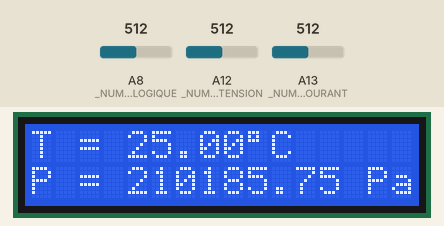
Simulated run of this sketch. Board: Arduino Mega 2560, built with avr-gcc and run on an emulated ATmega2560. Shown: 16×2 character LCD. The inputs (shaded band) are chosen by the test bench; at power-on: A8 (_NUMER0_BROCHE_ANALOGIQUE) = 512, A12 (_NUMER0_BROCHE_ANALOGIQUE_TENSION) = 512, A13 (_NUMER0_BROCHE_ANALOGIQUE_COURANT) = 512. What the sketch prints to the serial monitor is not drawn.

Above: at 1.2 s.
1.3 s: A8 (_NUMER0_BROCHE_ANALOGIQUE) set to 716
At 5.5 s:
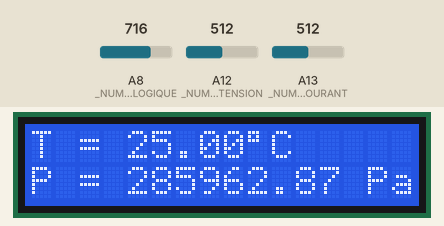
7.3 s: A12 (_NUMER0_BROCHE_ANALOGIQUE_TENSION) set to 716
At 10.8 s:
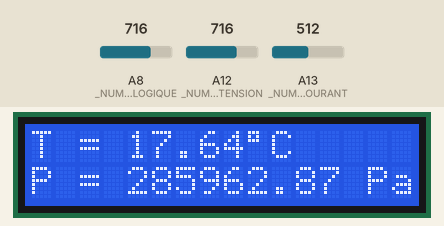
13.3 s: A13 (_NUMER0_BROCHE_ANALOGIQUE_COURANT) set to 306
At 16.2 s:
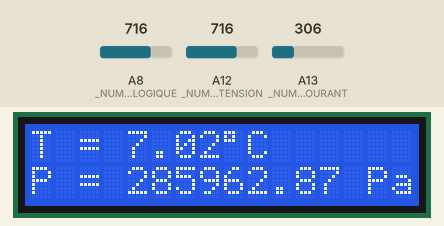
19.3 s: A13 (_NUMER0_BROCHE_ANALOGIQUE_COURANT) set to 190
At 21.5 s:
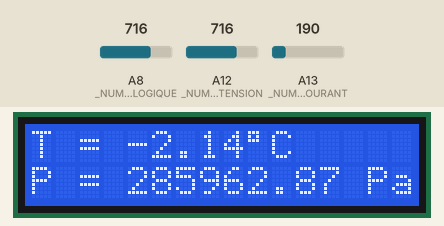
25.3 s: A8 (_NUMER0_BROCHE_ANALOGIQUE) set to 900
At 31.0 s:
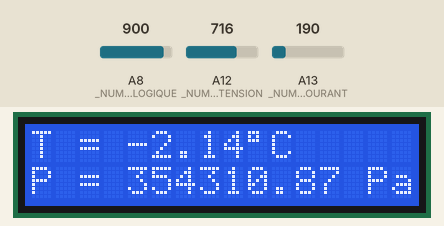
31.6 s: A12 (_NUMER0_BROCHE_ANALOGIQUE_TENSION) set to 900
At 36.3 s:
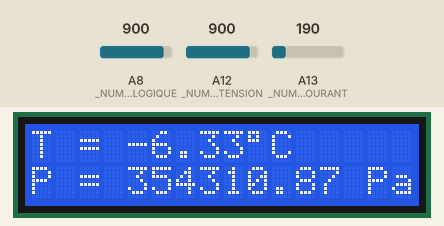
Timing chart, 0 to 37.8 s (numbered marks = the images above; inputs shaded):
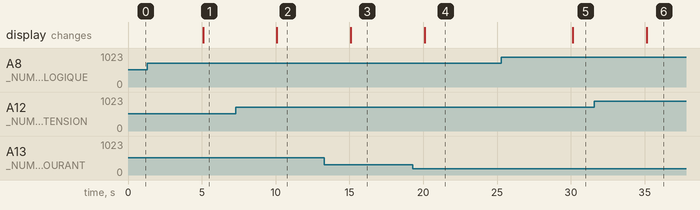

The sketch:

Pvap_CTN_LCD.ino
```cpp
#include <LiquidCrystal.h>                  //Librairie d'utilisation de l'écran LCD 2*16.

LiquidCrystal ecranLCD(12, 11, 5, 4, 3, 2); //Création de l'objet d'exploitation de l'afficheur LCD.

//Définition des broches analogiques utilisées par le capteur.
#define _NUMER0_BROCHE_ANALOGIQUE_TENSION A12  //Broche analogique utilisée par le capteur pour la mesure de la tension. (Dépend de la localisation du capteur sur la carte EDUCA DUINO Lab).
#define _NUMER0_BROCHE_ANALOGIQUE_COURANT A13 //Broche analogique utilisée par le capteur pour la mesure du courant. (Dépend de la localisation du capteur sur la carte EDUCA DUINO Lab).
#define _NUMER0_BROCHE_ANALOGIQUE A8          //Broche analogique utilisée par le capteur pression. (Dépend de la localisation du capteur sur la carte EDUCA DUINO Lab).

long temps;

//==================================================================================================
// Converti la valeur numérique en une valeur de tension.
// Le Convertisseur Analogique Numérique converti la tension sur 10bits.
// Pour une tension de 0V la valeur numérique est 0.
// Pour une tension de 5V la valeur numérique est 1023.
//==================================================================================================
float ConvertiValeurMesureAnalogiqueEnTension(int _valeurNumerique)
{
// La fonction de conversion valeur numérique/tension est de la forme tension = a * valeurNumerique.
const int   _VALEUR_NUMERIQUE_MIN= 0;
const float _VALEUR_TENSION_MIN  = 0.0;
const int   _VALEUR_NUMERIQUE_MAX= 1023;   // convertisseur 10bits
const float _VALEUR_TENSION_MAX  = 5.0;
  //calcul du coefficient directeur
  float a = (_VALEUR_TENSION_MAX-_VALEUR_TENSION_MIN)/(_VALEUR_NUMERIQUE_MAX-_VALEUR_NUMERIQUE_MIN);
  //calcul de la tension
  float tension_V= a * _valeurNumerique;
  return(tension_V);
}

//==================================================================================================
// Converti la valeur numérique en une valeur de tension.
// Le Convertisseur Analogique Numerique converti en un courant.
// Le courant est determiné par la mesure d'une tension aux bornes d'une résistance de 10kOhms
//==================================================================================================
float ConvertiValeurMesureAnalogiqueEnCourant(int _valeurNumerique)
{
const float _RESISTANCE = 10000.0; //Résistance de 10kOhms
  // Conversion de la valeur numérique en tension
  float tension_V= ConvertiValeurMesureAnalogiqueEnTension(_valeurNumerique);
  float courant_A= tension_V / _RESISTANCE;
  return(courant_A);
}

//==================================================================================================
// Converti la valeur de la résistance de la CTN en une valeur de temperature.
// S'inspire de la méthode de Steinhart.
//==================================================================================================
float ConvertiResistanceEnTemperature(float resistance)
{
// Caracteristiques de la CTN
const float _TEMPERATURE_NOMINALE = 25;
const float _THERMISTANCE_NOMINALE = 10000;
const float _COEFFICIENT_B = 3950;

  float temperature = resistance/ _THERMISTANCE_NOMINALE;
  temperature = log(temperature);
  temperature /= _COEFFICIENT_B;
  temperature += 1.0 /(_TEMPERATURE_NOMINALE + 273.15);
  temperature = 1.0 /temperature;
  temperature -= 273.15;
  return(temperature);
}


//==================================================================================================
// Procédure d'initialisation des périphériques
//==================================================================================================
void setup() {
  //Initialisation de l'écran LCD 2 lignes de 16 caractères.
  ecranLCD.begin(16, 2);
  // Initialisation de la communication série avec le terminal à 9600 baud.
  Serial.begin(9600);
  temps = millis();
}


//==================================================================================================
// Converti la valeur de tension en une valeur de pression.
// On mesure une tension de 0V pour une pression de  200hPa.
// On mesure une tension de 5V pour une pression de 4000hPa.
//==================================================================================================
float ConvertiTensionEnPression(float _tension)
{
// La fonction de conversion tension vers pression est de la forme pression = a * tension +b.
const float _VALEUR_PRESSION_MIN= 200.0;
const float _VALEUR_TENSION_MIN = 0.0;
const float _VALEUR_PRESSION_MAX= 4000.0; //
const float _VALEUR_TENSION_MAX = 5.0;
  // calcul du coefficient directeur
  float a = (_VALEUR_PRESSION_MAX-_VALEUR_PRESSION_MIN)/(_VALEUR_TENSION_MAX-_VALEUR_TENSION_MIN);
  // calcul du coefficient décalage à l'origine.
  float b = _VALEUR_PRESSION_MAX - a * _VALEUR_TENSION_MAX;
  //calcul de la pression
  float pression_Pa= (a * _tension) + b; // Pression en hecto Pascal.
  pression_Pa = pression_Pa * 100;       // Pression en Pascal
  return(pression_Pa);
}

//==================================================================================================
// Boucle principale Arduino.
//==================================================================================================
void loop() {
  temps= millis();
  // Lecture de la valeur tension du capteur sur l'entrée analogique _NUMER0_BROCHE_ANALOGIQUE_TENSION.
  // La valeur mesurée par le Convertisseur Analogique Numérique prend pour valeur 0 pour une tension de 0V et 1023 pour une tension de 5V.
  int valeurNumeriqueTension = analogRead(_NUMER0_BROCHE_ANALOGIQUE_TENSION);
  // Conversion de la valeur numerique en tension.
  float tension_T_V   = ConvertiValeurMesureAnalogiqueEnTension(valeurNumeriqueTension);

  // Lecture de la valeur courant du capteur sur l'entree analogique _NUMER0_BROCHE_ANALOGIQUE_TENSION.
  // La valeur mesurée par le Convertisseur Analogique Numérique prend pour valeur 0 pour une tension de 0V et 1023 pour une tension de 5V.
  // Le courant est déterminé par la mesure de la tension aux bornes d'une résistance de 10kOhms.
  int valeurNumeriqueCourant = analogRead(_NUMER0_BROCHE_ANALOGIQUE_COURANT);
  // Conversion de la valeur numérique en courant.
  float courant_A   = ConvertiValeurMesureAnalogiqueEnCourant(valeurNumeriqueCourant);

  //Calcul de la résistance
  float resistance_ohm = tension_T_V / courant_A;

  //Appel de la méthode de la libraire pour la conversion de la résistance en température.
  float temperature_degreC= ConvertiResistanceEnTemperature(resistance_ohm);
//Affichage des résultats
  Serial.print("t : ");
  Serial.print("\t");
  Serial.print(temps);

  Serial.print(" Temp : ");    // Transmission de la chaine " Température:"
  Serial.print(temperature_degreC); // Transmission de la temperature en °C
  Serial.print(" degresC ");              // Transmission de l'unité.


  // Lecture de la valeur du capteur sur l'entree analogique.
  // La valeur mesurée par le Convertisseur Analogique Numérique prend pour valeur 0 pour une tension de 0V et 1023 pour une tension de 5V.
  int valeurNumerique = analogRead(_NUMER0_BROCHE_ANALOGIQUE);

  float tension_P_V   = ConvertiValeurMesureAnalogiqueEnTension(valeurNumerique);

  float pression_Pa = ConvertiTensionEnPression(tension_P_V);

  //Affichage des résultats


  Serial.print(" Pression : ");         // Transmission de la chaine " Pression:"
  Serial.print(pression_Pa);          // Transmission de la pression absolue calculée.
  Serial.println(" Pa");

   ecranLCD.clear();                     // Efface l'écran et positionne le curseur en 1ère colonne, 1ère ligne.
  ecranLCD.setCursor(0,0);              // Positionne le curseur en 1ère colonne, 1ère ligne.
  ecranLCD.print("T = ");        // Affichage du mot "Temperature".

  // Affichage de la température en °C

  ecranLCD.print(temperature_degreC);   // Affichage de la température.
  ecranLCD.print((char)223);            // Affichage du caractère '°'.
  ecranLCD.print("C");                  // Affichage de l'unité.

  ecranLCD.setCursor(0,1);              // Positionne le curseur en 1ère colonne, 2ème ligne.
  ecranLCD.print("P = ");           // Affichage du mot "Pression"

  // Affichage de la pression en Pascal

  ecranLCD.print(pression_Pa);   // Affichage de la pression absolue en Pa.
  ecranLCD.print(" Pa");                // Affichage de l'unité.

  delay(5000);                      // Délai en ms d'1s pour faciliter la visualisation.
}
```

Measured:
- after the input at 1.3 s, the display: changes after 3.8 s (image 1)
- after the input at 7.3 s, the display: changes after 2.8 s (image 2)
- after the input at 13.3 s, the display: changes after 1.8 s (image 3)
- after the input at 19.3 s, the display: changes after 0.81 s (image 4)
- after the input at 25.3 s, the display: changes after 4.8 s (image 5)
- after the input at 31.6 s, the display: changes after 3.5 s (image 6)
